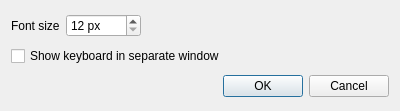
<?xml version="1.0" encoding="UTF-8"?>
<ui version="4.0">
 <class>Settings</class>
 <widget class="QDialog" name="Settings">
  <property name="geometry">
   <rect>
    <x>0</x>
    <y>0</y>
    <width>400</width>
    <height>111</height>
   </rect>
  </property>
  <property name="windowTitle">
   <string>Settings</string>
  </property>
  <property name="windowIcon">
   <iconset resource="res.qrc">
    <normaloff>:/images/icon</normaloff>:/images/icon</iconset>
  </property>
  <layout class="QVBoxLayout" name="verticalLayout">
   <item>
    <layout class="QHBoxLayout" name="horizontalLayout">
     <item>
      <widget class="QLabel" name="label">
       <property name="text">
        <string>Font size</string>
       </property>
      </widget>
     </item>
     <item>
      <widget class="QSpinBox" name="fontSize">
       <property name="sizePolicy">
        <sizepolicy hsizetype="Minimum" vsizetype="Fixed">
         <horstretch>0</horstretch>
         <verstretch>0</verstretch>
        </sizepolicy>
       </property>
       <property name="minimumSize">
        <size>
         <width>75</width>
         <height>0</height>
        </size>
       </property>
       <property name="suffix">
        <string notr="true"> px</string>
       </property>
       <property name="minimum">
        <number>12</number>
       </property>
      </widget>
     </item>
     <item>
      <spacer name="horizontalSpacer">
       <property name="orientation">
        <enum>Qt::Horizontal</enum>
       </property>
       <property name="sizeHint" stdset="0">
        <size>
         <width>40</width>
         <height>20</height>
        </size>
       </property>
      </spacer>
     </item>
    </layout>
   </item>
   <item>
    <widget class="QCheckBox" name="separateKeyboard">
     <property name="text">
      <string>Show keyboard in separate window</string>
     </property>
    </widget>
   </item>
   <item>
    <widget class="QDialogButtonBox" name="buttonBox">
     <property name="orientation">
      <enum>Qt::Horizontal</enum>
     </property>
     <property name="standardButtons">
      <set>QDialogButtonBox::Cancel|QDialogButtonBox::Ok</set>
     </property>
    </widget>
   </item>
  </layout>
 </widget>
 <resources>
  <include location="res.qrc"/>
 </resources>
 <connections>
  <connection>
   <sender>buttonBox</sender>
   <signal>accepted()</signal>
   <receiver>Settings</receiver>
   <slot>accept()</slot>
   <hints>
    <hint type="sourcelabel">
     <x>248</x>
     <y>254</y>
    </hint>
    <hint type="destinationlabel">
     <x>157</x>
     <y>274</y>
    </hint>
   </hints>
  </connection>
  <connection>
   <sender>buttonBox</sender>
   <signal>rejected()</signal>
   <receiver>Settings</receiver>
   <slot>reject()</slot>
   <hints>
    <hint type="sourcelabel">
     <x>316</x>
     <y>260</y>
    </hint>
    <hint type="destinationlabel">
     <x>286</x>
     <y>274</y>
    </hint>
   </hints>
  </connection>
 </connections>
</ui>
